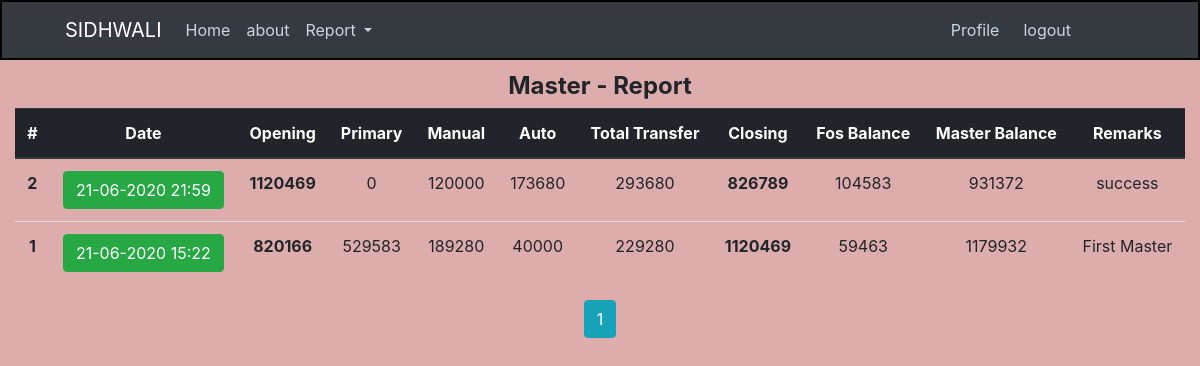
The page /home/master/master_report (signed in) on the database its author committed.
### crm/models.py (models this page shows, shortened)
class Master(db.Model):
    id = db.Column(db.Integer, primary_key=True)
    date = db.Column(db.DateTime, nullable=False, default=datetime.now)
    open_bal = db.Column(db.Integer, nullable=False, default=0)
    primary = db.Column(db.Integer, nullable=False, default=0)
    manual_trans = db.Column(db.Integer, nullable=False, default=0)
    auto_trans = db.Column(db.Integer, nullable=False, default=0)
    closing = db.Column(db.Integer, nullable=False, default=0)
    total_trans = db.Column(db.Integer, default=0)
    fos_bal = db.Column(db.Integer, default=0)
    master_bal = db.Column(db.Integer, nullable=False, default=0)
    remarks = db.Column(db.Text, nullable=False)

### crm/routes.py (the view)
@app.route("/home/master/master_report")
@login_required
def master_report():
    page = request.args.get("page", 1, type=int)
    master = Master.query.order_by(Master.date.desc()).paginate(page=page, per_page=5)
    return render_template(
        "master_report.html", title="Master Report", master=master, admin=admin
    )

### crm/models.py (called while the page is built)
@login_manager.user_loader
def load_user(user_id):
    return User.query.get(int(user_id))

### crm/templates/master_report.html
{% extends "index.html" %}
{% block content  %}
<div class="container-fluid text-center mt-2">
   {% if current_user.username == admin %}
   <legend class="font-weight-bold mb-1">Master - Report</legend>
   <table class="table">
      <thead class="thead-dark">
         <tr>
            <th scope="col">#</th>
            <th scope="col">Date</th>
            <th scope="col">Opening</th>
            <th scope="col">Primary</th>
            <th scope="col">Manual</th>
            <th scope="col">Auto</th>
            <th scope="col">Total Transfer</th>
            <th scope="col">Closing</th>
            <th scope="col">Fos Balance</th>
            <th scope="col">Master Balance</th>
            <th scope="col">Remarks</th>
         </tr>
      </thead>
      <tbody>
         {% for master in master.items %}
         <tr>
            <th scope="row">{{ master.id }}</th>
            <td>
               <a class="btn btn-success"
                  href="{{ url_for('single_master', master_id=master.id) }}">{{ master.date.strftime("%d-%m-%Y %H:%M") }}</a>
            </td>
            <td><strong>{{ master.open_bal }}</strong></td>
            <td>{{ master.primary }}</td>
            <td>{{ master.manual_trans }}</td>
            <td>{{ master.auto_trans }}</td>
            <td>{{ master.total_trans }}</td>
            <td><strong>{{ master.closing }}</strong></td>
            <td>{{ master.fos_bal }}</td>
            <td>{{ master.master_bal }}</td>
            <td>{{ master.remarks }}</td>
         </tr>
         {% endfor %}
      </tbody>
   </table>
   {% for page_num in master.iter_pages(left_edge=1, right_edge=1, left_current=1, right_current=3) %}
   {% if page_num %}
   {% if master.page == page_num %}
   <a class="btn btn-info mb-4" href="{{ url_for('master_report', page=page_num) }}">{{ page_num }}</a>
   {% else %}
   <a class="btn btn-outline-info mb-4" href="{{ url_for('master_report', page=page_num) }}">{{ page_num }}</a>
   {% endif %}
   {% else %}
   ...
   {% endif %}
   {% endfor %}
   {% else %}
   <div class="content-section text-center mt-4">
      <h1><strong>Contact Your Admin!!</strong></h1>
   </div>
   {% endif %}
</div>
{% endblock content %}

### crm/static/main.css (style rules this page uses)
body { background-color: rgb(221, 173, 173); }

### rows shown on the page
Master: id "2", date "21-06-2020 21:59", open_bal "1120469", primary "0", manual_trans "120000", auto_trans "173680", total_trans "293680", closing "826789", fos_bal "104583", master_bal "931372", remarks "success"
Master: id "1", date "21-06-2020 15:22", open_bal "820166", primary "529583", manual_trans "189280", auto_trans "40000", total_trans "229280", closing "1120469", fos_bal "59463", master_bal "1179932", remarks "First Master"

### other values the page prints
{{ page_num }} "1"
